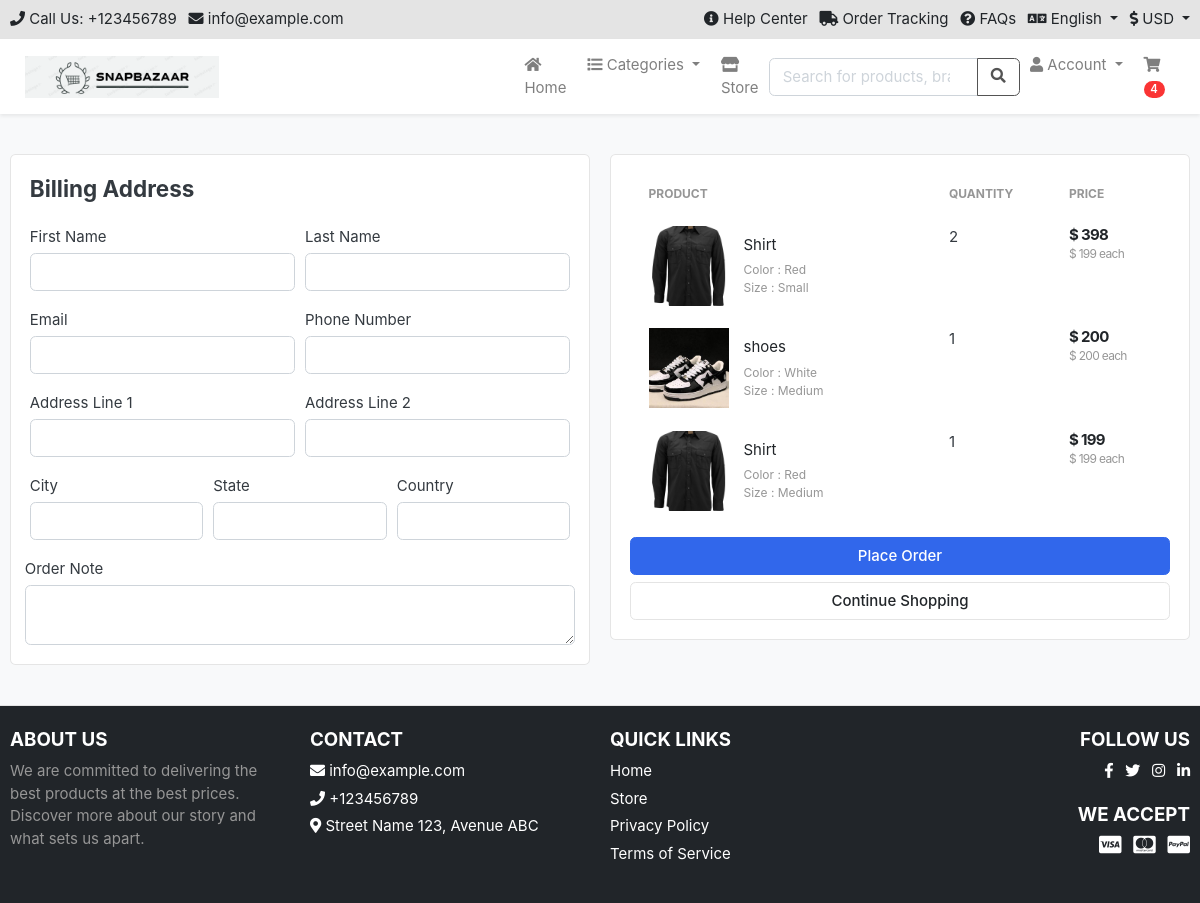
/Cart/checkout/ (signed in), run on an earlier commit of the app's database.
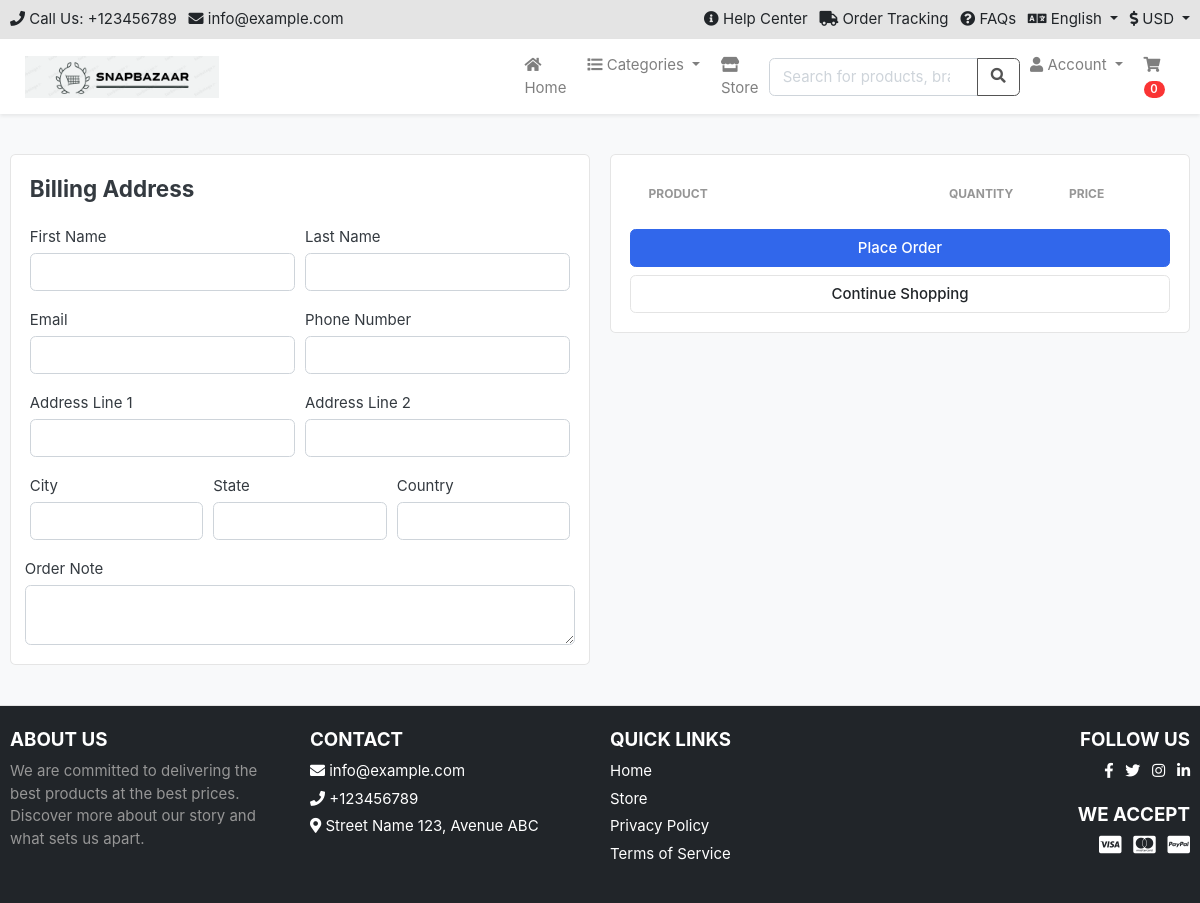
And on a later commit of the database.
### Cart/models.py (models this page shows, shortened)
class CartItem(models.Model):
    user = models.ForeignKey(settings.AUTH_USER_MODEL, on_delete=models.CASCADE, null=True, blank=True)
    product = models.ForeignKey(Product, on_delete=models.CASCADE)
    variations = models.ManyToManyField(Variation, blank=True)
    cart = models.ForeignKey(Cart, on_delete=models.CASCADE, null=True, blank=True)
    quantity = models.PositiveIntegerField(default=1)
    is_active = models.BooleanField(default=True)
    def sub_total(self):
        return self.product.price * self.quantity
    class Meta:
        unique_together = ('user', 'product', 'cart')

### Store/models.py (models this page shows, shortened)
class Product(models.Model):
    product_name    = models.CharField(max_length=200, unique=True)
    slug            = models.SlugField(max_length=200, unique=True)
    description     = models.TextField(max_length=500, blank=True)
    price           = models.IntegerField()
    images          = models.ImageField(upload_to='photos/products')
    stock           = models.IntegerField()
    is_available    = models.BooleanField(default=True)
    category        = models.ForeignKey(Category, on_delete=models.CASCADE)
    created_date    = models.DateTimeField(auto_now_add=True)
    modified_date   = models.DateTimeField(auto_now=True)
    def get_url(self):
        return reverse('product_detail', args=[self.category.slug, self.slug])

class Variation(models.Model):
    product = models.ForeignKey(Product, on_delete=models.CASCADE)
    variation_category = models.CharField(max_length=100, choices=variation_category_choice)
    variation_value     = models.CharField(max_length=100)
    is_active           = models.BooleanField(default=True)
    created_date        = models.DateTimeField(auto_now=True)
    objects = VariationManager()

### Cart/views.py (the view)
# urls.py: path('checkout/', views.checkout, name='checkout'),
@login_required(login_url='login')
def checkout(request, total=0, quantity=0, cart_items=None):
    try:
        tax = 0
        grand_total = 0
        if request.user.is_authenticated:
            cart_items = CartItem.objects.filter(user=request.user, is_active=True)
        else:
            cart = Cart.objects.get(cart_id=_cart_id(request))
            cart_items = CartItem.objects.filter(cart=cart, is_active=True)
        for cart_item in cart_items:
            total += (cart_item.product.price * cart_item.quantity)
            quantity += cart_item.quantity
        tax = (2 * total)/100
        grand_total = total + tax
    except ObjectDoesNotExist:
        pass #just ignore
    context = {
        'total': total,
        'quantity': quantity,
        'cart_items': cart_items,
        'tax'       : tax,
        'grand_total': grand_total,
    }
    return render(request, 'store/checkout.html', context)

### Cart/context_processors.py (called while the page is built)
def counter(request):
    cart_count = 0
    if 'admin' in request.path:
        return {}
    else:
        try:
            cart = Cart.objects.filter(cart_id=_cart_id(request))
            if request.user.is_authenticated:
                cart_items = CartItem.objects.all().filter(user=request.user)
            else:
                cart_items = CartItem.objects.all().filter(cart=cart[:1])
            for cart_item in cart_items:
                cart_count += cart_item.quantity
        except Cart.DoesNotExist:
            cart_count = 0
    return dict(cart_count=cart_count)

### Cart/views.py (called while the page is built)
def _cart_id(request):
    cart = request.session.session_key
    if not cart:
        cart = request.session.create()
    return cart

### Category/context_processors.py (called while the page is built)
def menu_links(request):
    link = Category.objects.all()
    return {'link': link}

### Category/models.py (called while the page is built)
    def get_url(self):
        return reverse('products_by_category', args=[self.slug,])

### templates/Store/checkout.html (shortened to what this page needs)
{% extends 'base.html' %}
{% load static %}
{% block content %}
<section class="section-content padding-y bg">
<div class="container">
<div class="row">
	<aside class="col-lg-6">
<div class="card">
  <div class="card-body">
    <h4 class="card-title mb-4">Billing Address</h4>
    <form action="{% url 'place_order' %}" method="POST">
      <div class="form-row">
        <div class="col form-group">
          <label for="">First Name</label>
          <input type="text" name="first_name" class="form-control" required>
        </div>
        <div class="col form-group">
          <label for="">Last Name</label>
          <input type="text" name="last_name" class="form-control" required>
        </div>
      </div>
      <div class="form-row">
        <div class="col form-group">
          <label for="">Email</label>
          <input type="email" name="email" class="form-control" required>
        </div>
        <div class="col form-group">
          <label for="">Phone Number</label>
          <input type="text" name="phone" class="form-control" required>
        </div>
      </div>
      <div class="form-row">
        <div class="col form-group">
          <label for="">Address Line 1</label>
          <input type="text" name="address_line_1" class="form-control" required>
        </div>
        <div class="col form-group">
          <label for="">Address Line 2</label>
          <input type="text" name="address_line_2" class="form-control">
        </div>
      </div>
      <div class="form-row">
        <div class="col form-group">
          <label for="">City</label>
          <input type="text" name="city" class="form-control" required>
        </div>
        <div class="col form-group">
          <label for="">State</label>
          <input type="text" name="state" class="form-control" required>
        </div>
        <div class="col form-group">
          <label for="">Country</label>
          <input type="text" name="country" class="form-control" required>
        </div>
        </div>
        <div class="form-row">
          <label for="">Order Note</label>
          <textarea name="order_note" rows="2" class="form-control"></textarea>
        </div>
  </div>
</div>
	</aside>
	<aside class="col-lg-6">
		<div class="card">
		<div class="card-body">
      <table class="table table-borderless table-shopping-cart">
      <thead class="text-muted">
      <tr class="small text-uppercase">
        <th scope="col">Product</th>
        <th scope="col" width="120">Quantity</th>
        <th scope="col" width="120">Price</th>
      </tr>
      </thead>
      <tbody>
      {% for cart_item in cart_items %}
      <tr>
      	<td>
      		<figure class="itemside align-items-center">
      			<div class="aside"><img src="{{ cart_item.product.images.url }}" class="img-sm"></div>
      			<figcaption class="info">
      				<a href="{{ cart_item.product.get_url }}" class="title text-dark">{{ cart_item.product.product_name }}</a>
      				<p class="text-muted small">
      					{% if cart_item.variations.all %}
      						{% for item in cart_item.variations.all %}
      							{{ item.variation_category | capfirst }} : {{ item.variation_value | capfirst }} <br>
      						{% endfor %}
      					{% endif %}
      				</p>
      			</figcaption>
      		</figure>
      	</td>
      	<td>
      				<label for="">{{cart_item.quantity}}</label>
      	</td>
      	<td>
      		<div class="price-wrap">
      			<var class="price">$ {{ cart_item.sub_total }}</var>
      			<small class="text-muted"> $ {{ cart_item.product.price }} each </small>
      		</div>
      	</td>
      </tr>
      {% endfor %}
      </tbody>
      </table>
      <button type="submit" name="submit" class="btn btn-primary btn-block">Place Order</button>
			<a href="{% url 'store' %}" class="btn btn-light btn-block">Continue Shopping</a>
		</div>
		</div>
</aside>
</div>
</div>
</section>
{% endblock %}

What changed in the data, as far as the page shows it:
removed CartItem: product.images (picture), product.product_name "Shirt", quantity "2", sub_total "398", product.price "199"
no longer on this page (row unchanged): Variation: variation_category "Color", variation_value "Red"
no longer on this page (row unchanged): Variation: variation_category "Size", variation_value "Small", shown under "Shirt"
removed CartItem: product.images (picture), product.product_name "shoes", quantity "1", sub_total "200", product.price "200"
no longer on this page (row unchanged): Variation: variation_category "Color", variation_value "White", shown under "shoes"
no longer on this page (row unchanged): Variation: variation_category "Size", variation_value "Medium", shown under "shoes"
removed CartItem: product.images (picture), product.product_name "Shirt", quantity "1", sub_total "199", product.price "199"
no longer on this page (row unchanged): Variation: variation_category "Size", variation_value "Medium", shown under "Shirt"
Also different on the page:
{{ cart_count }}: "4" → "0"
